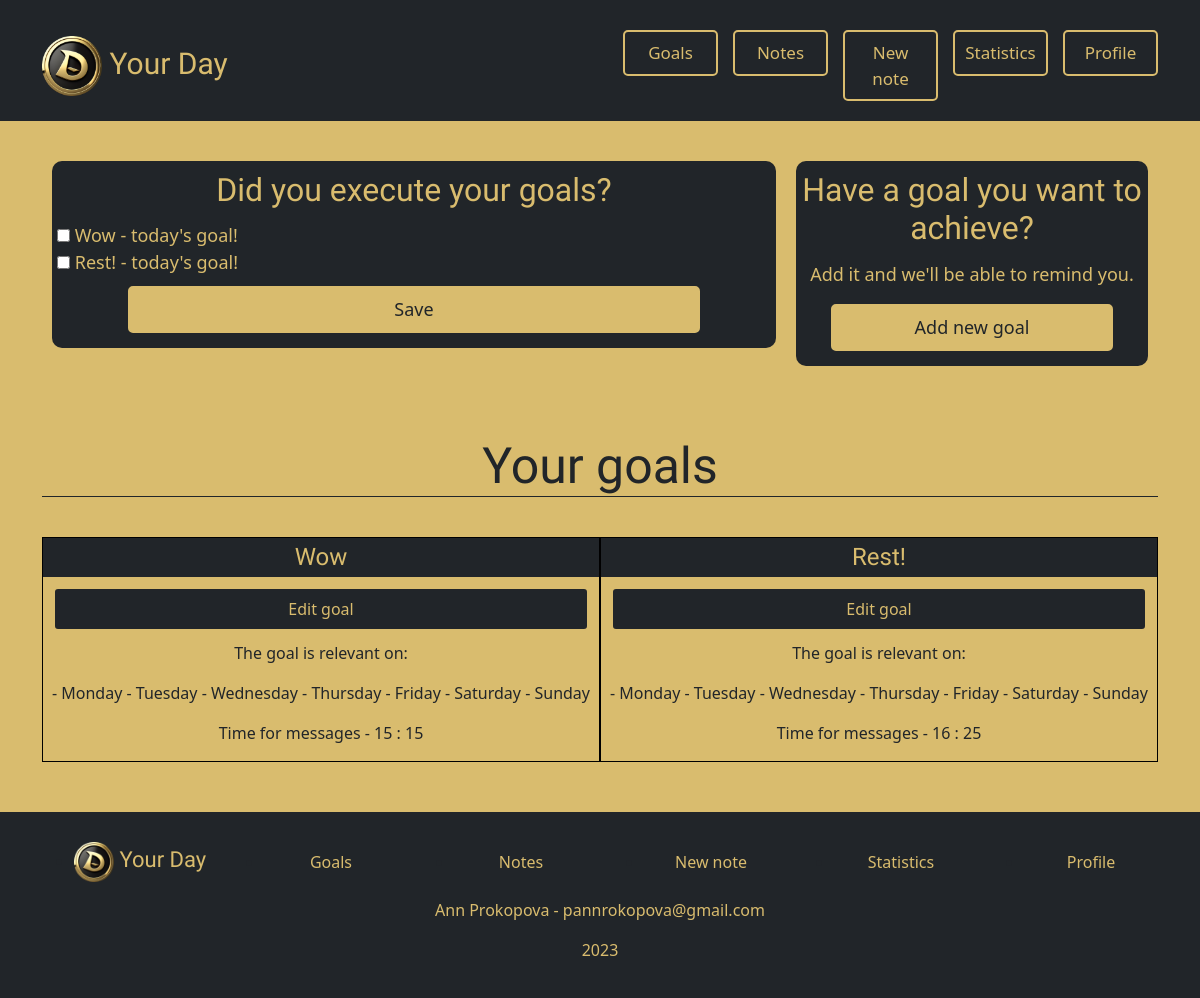
/goals/ (signed in), run on an earlier commit of the app's database.
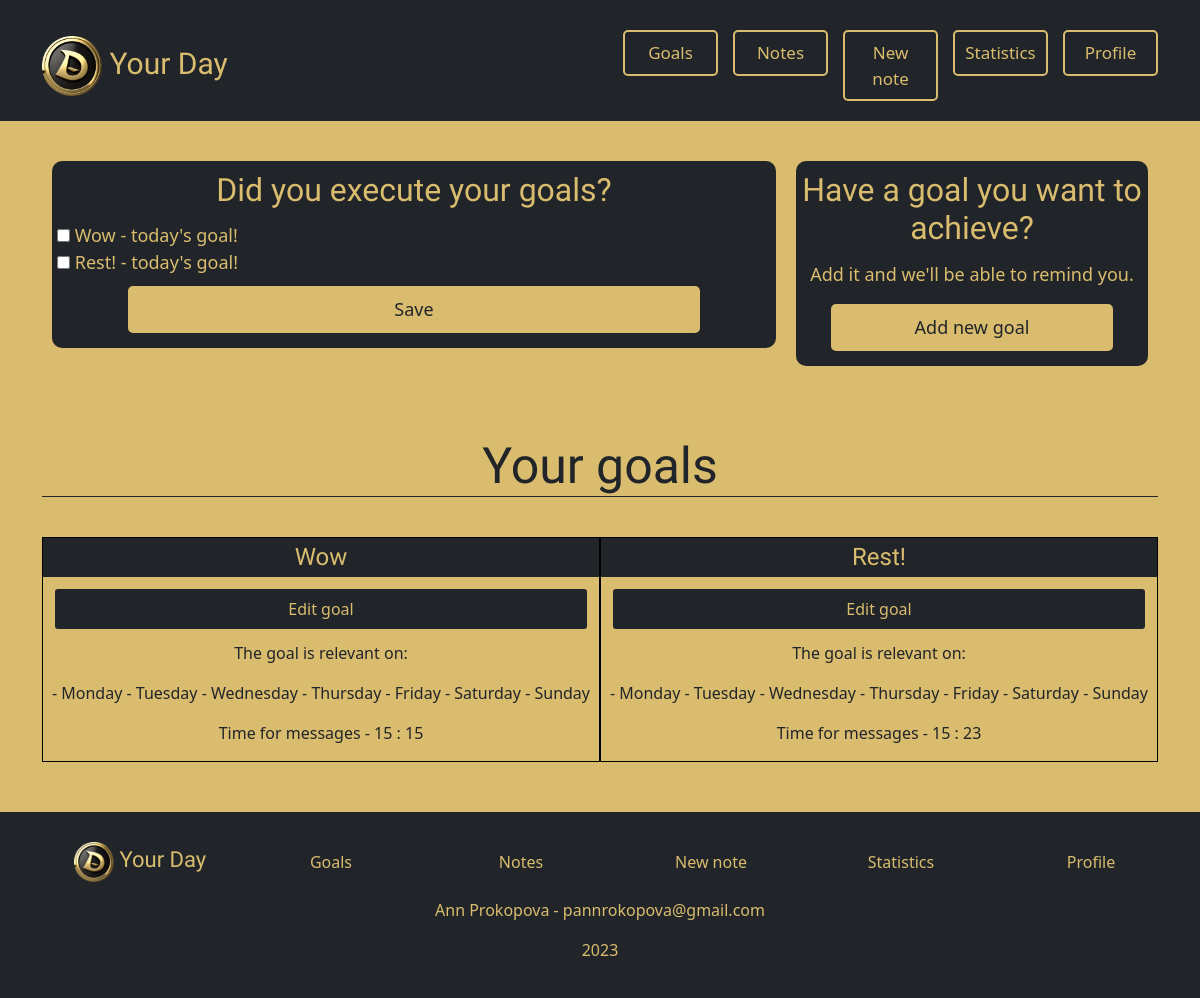
And on a later commit of the database.
### entries/models.py (models this page shows)
class Goal(models.Model):
    goal_id = models.AutoField(primary_key=True)
    username = models.CharField(max_length=25, default='SOME STRING')
    goal_name = models.CharField(max_length=25, default='SOME STRING')
    notification_hour = models.IntegerField(blank=True, null=True)
    notification_minutes = models.IntegerField(blank=True, null=True)
    monday = models.BooleanField(default=False)
    tuesday = models.BooleanField(default=False)
    wednesday = models.BooleanField(default=False)
    thursday = models.BooleanField(default=False)
    friday = models.BooleanField(default=False)
    saturday = models.BooleanField(default=False)
    sunday = models.BooleanField(default=False)
    notifications = models.BooleanField(default=False)
    continuing = models.BooleanField(default=False)

### entries/views.py (the view, shortened to what this page needs)
# urls.py: path('goals/', views.goals, name="goals"),
def goals(request):
    goals = Goal.objects.filter(username=request.user)
    try:
        goals_exec = get_goals(request)
    except Exception as e:
        goals_exec = False
    return render(request, 'entries/goals.html', {'goals': goals, 'goals_exec': goals_exec,
                                               'days': ['monday', 'tuesday', 'wednesday', 'thursday', 'friday',
                                                        'saturday', 'sunday']})

### entries/templatetags/template_tags.py (called while the page is built)
@register.simple_tag
def checkbox_input(need, done='', id=''):
    if id:
        if done:
            return mark_safe(f'<input type="checkbox" id="{need}" name="days[]" value="{id}" checked>')
        else:
            return mark_safe(f'<input type="checkbox" id="{need}" name="days[]" value="{id}">')
    else:
        if done:
            return mark_safe(f'<input type="checkbox" id="{need}" name="days[]" value="{need}" checked>')
        else:
            return mark_safe(f'<input type="checkbox" id="{need}" name="days[]" value="{need}">')

### entries/views.py (called while the page is built)
def make_list(queryset_, false=''):
    list_note = []
    if len(queryset_) > 0:
        try:
            for i in range(len(queryset_)):
                list_note.append(*queryset_[i])
        except Exception as e:
            for i in range(len(queryset_)):
                if false:
                    list_note.append(queryset_[i] + (False,))
                else:
                    list_note.append(queryset_[i])
    return list_note

### entries/templates/entries/goals.html (shortened to what this page needs)
{% extends 'users/base.html' %}
{% load template_tags %}
{% load static %}
{% block styles %}
    <link rel="stylesheet" href="{% static 'goals.css' %}">
{% endblock %}
{% block content %}
    {% if user.is_authenticated %}
        <div class="row g-0">
            {% if goals %}
                <div class="col-sm-6 col-md-8" id="goals_exec">
                    <form name="form-container" class="form-container" action="{% url 'goals' %}" method="POST">
                        <h2 class="name">Did you execute your goals?</h2>
                        {% for goal, today, done, id in goals_exec %}
                            {% checkbox_input goal done id %}
                            <label for="{{ goal }}">{{ goal }}</label>
                            {% if today %} - today's goal!{% endif %}
                            <br>
                        {% endfor %}
                        <button type="submit" class="nav-link nav-btn">Save</button>
                    </form>
                </div>
            {% endif %}
            {% if not goal_id and not unhide %}
                <div class="col form-container">
                    <h2 class="name">Have a goal you want to achieve?</h2>
                    <p>Add it and we'll be able to remind you.</p>
                    <a href="{% url 'unhide_div' %}"><button class="nav-link nav-btn" type="button">Add new goal</button></a>
                </div>
            {% endif %}
            {% if goals %}
                <h3 class="h-bottom">Your goals</h3>
                <div class="row g-0">
                    {% for goal in goals  %}
                        <div class="col-sm-6 center">
                            <h4 class="name" style="background-color: #212529;">{{ goal.goal_name }}</h4>
                            <a style="color: #d9bc6e;"
                            href="{% url 'edit_goal' %}?goal_id={{goal.goal_id}}"><button type="button" class="nav-link
                            nav-btn all-width">Edit goal</button></a>
                            {% if goal.monday or goal.tuesday or goal.wednesday or goal.thursday or goal.friday or goal.saturday or goal.sunday %}
                                <p>The goal is relevant on:</p>
                                <p>{% if goal.monday %}  - Monday {% endif %}
                                {% if goal.tuesday %} - Tuesday {% endif %}
                                {% if goal.wednesday %} - Wednesday {% endif %}
                                {% if goal.thursday %} - Thursday {% endif %}
                                {% if goal.friday %} - Friday {% endif %}
                                {% if goal.saturday %} - Saturday {% endif %}
                                {% if goal.sunday %} - Sunday {% endif %}</p>
                            {% else %}
                                <p>No data available. We cannot keep statistics and send messages for you :(</p>
                                <p>You can fix this in the edit panel.</p>
                            {% endif %}
                            {% if goal.notification_hour != 25 %}
                                <p>Time for messages - {{ goal.notification_hour }} : {{ goal.notification_minutes }}</p>
                            {% else %}
                                <p>The time for messages is not specified, so they will not come.</p>
                            {% endif %}
                        </div>
                    {% endfor %}
                </div>
            {% endif %}
        </div>
    {% endif %}
{% endblock content %}

What changed in the data, as far as the page shows it:
changed Goal "Rest!": notification_hour "16" → "15"; notification_minutes "25" → "23"
